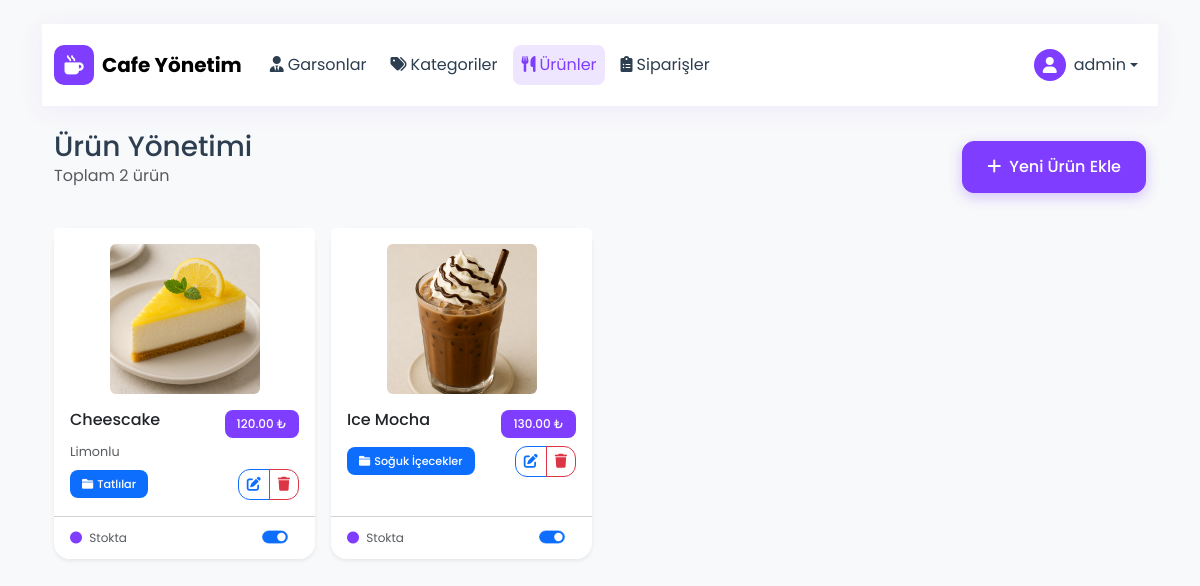
Screenshot of /yonetim/urunler/ (signed in) with the database file from the repository.
### cafe/models.py (models this page shows, shortened)
class Urun(models.Model):
    kategori = models.ForeignKey(Kategori, on_delete=models.CASCADE, related_name='urunler')
    isim = models.CharField(max_length=100)
    aciklama = models.TextField(blank=True)
    fiyat = models.DecimalField(max_digits=10, decimal_places=2)
    resim = models.ImageField(upload_to=urun_resim_yolu, null=True, blank=True)
    stokta = models.BooleanField(default=True)
    class Meta:
        verbose_name_plural = "Ürünler"

class Kategori(models.Model):
    isim = models.CharField(max_length=100)
    sira = models.IntegerField(default=0)
    class Meta:
        verbose_name_plural = "Kategoriler"
        ordering = ['sira']

### cafe/views.py (the view)
# urls.py: path('yonetim/urunler/', views.urun_listesi, name='urun_listesi'),
@login_required
@user_passes_test(is_admin)
def urun_listesi(request):
    urunler = Urun.objects.all().select_related('kategori')
    return render(request, 'cafe/admin/urun_listesi.html', {'urunler': urunler})

### cafe/views.py (called while the page is built)
def is_admin(user):
    return user.is_superuser

### cafe/templates/cafe/admin/urun_listesi.html (shortened to what this page needs)
{% extends 'cafe/base.html' %}
{% load static %}
{% block content %}
{% include 'cafe/admin/header.html' %}
<div class="container">
    <div class="row mb-4">
        <div class="col">
            <div class="d-sm-flex align-items-center justify-content-between">
                <div>
                    <h1 class="h3 mb-0">Ürün Yönetimi</h1>
                    <p class="text-muted">Toplam {{ urunler.count }} ürün</p>
                </div>
                <a href="{% url 'urun_ekle' %}" class="btn btn-success">
                    <i class="fas fa-plus me-2"></i>Yeni Ürün Ekle
                </a>
            </div>
        </div>
    </div>
    <div class="row g-3">
        {% for urun in urunler %}
        <div class="col-sm-6 col-lg-3">
            <div class="card h-100 border-0 shadow-sm">
                <div class="card-header bg-white border-0 pt-3">
                    <div class="position-relative" style="max-width: 150px; margin: 0 auto;">
                        {% if urun.resim %}
                        <div class="ratio ratio-1x1">
                            <img src="{{ urun.resim.url }}" class="card-img-top rounded" alt="{{ urun.isim }}" style="object-fit: cover;">
                        </div>
                        {% else %}
                        <div class="bg-light text-center rounded py-4">
                            <i class="fas fa-utensils fa-2x text-muted"></i>
                        </div>
                        {% endif %}
                    </div>
                </div>
                <div class="card-body pt-2 pb-3">
                    <div class="d-flex justify-content-between align-items-start mb-1">
                        <h6 class="card-title mb-0">{{ urun.isim }}</h6>
                        <span class="badge bg-success">{{ urun.fiyat }} ₺</span>
                    </div>
                    <p class="card-text text-muted small mb-2" style="font-size: 0.8rem;">{{ urun.aciklama|truncatechars:50 }}</p>
                    <div class="d-flex justify-content-between align-items-center">
                        <span class="badge bg-primary" style="font-size: 0.7rem;">
                            <i class="fas fa-folder me-1"></i>{{ urun.kategori.isim }}
                        </span>
                        <div class="btn-group btn-group-sm">
                            <a href="{% url 'urun_duzenle' urun.id %}" class="btn btn-sm btn-outline-primary">
                                <i class="fas fa-edit"></i>
                            </a>
                            <button class="btn btn-sm btn-outline-danger">
                                <i class="fas fa-trash"></i>
                            </button>
                        </div>
                    </div>
                </div>
                <div class="card-footer bg-transparent py-2">
                    <div class="d-flex justify-content-between align-items-center">
                        <small class="text-muted" style="font-size: 0.75rem;">
                            <i class="fas fa-circle {% if urun.stokta %}text-success{% else %}text-danger{% endif %} me-1"></i>
                            {{ urun.stokta|yesno:"Stokta,Tükendi" }}
                        </small>
                        <div class="form-check form-switch">
                            <input class="form-check-input" type="checkbox" {% if urun.stokta %}checked{% endif %} style="transform: scale(0.8);">
                        </div>
                    </div>
                </div>
            </div>
        </div>
        {% endfor %}
    </div>
</div>
{% endblock %}

### cafe/templates/cafe/base.html (shortened to what this page needs)
<!DOCTYPE html>
<html lang="tr">
<head>
    <link href="https://cdn.jsdelivr.net/npm/bootstrap@5.3.0/dist/css/bootstrap.min.css" rel="stylesheet">
    <link href="https://cdnjs.cloudflare.com/ajax/libs/font-awesome/6.0.0/css/all.min.css" rel="stylesheet">
</head>
<body>
    <div class="container py-4">
        {% block content %}{% endblock %}
    </div>
</body>
</html>

### cafe/templates/cafe/admin/header.html (shortened to what this page needs)
{% load static %}
<nav class="navbar navbar-expand-lg navbar-custom mb-4">
    <div class="container">
        <a class="navbar-brand d-flex align-items-center" href="{% url 'admin_panel' %}">
            <div class="brand-icon me-2">
                <i class="fas fa-mug-hot"></i>
            </div>
            <span class="fw-bold">Cafe Yönetim</span>
        </a>
        <div class="collapse navbar-collapse" id="adminNav">
            <ul class="navbar-nav me-auto">
                <li class="nav-item px-1">
                    <a class="nav-link {% if request.resolver_match.url_name == 'garson_listesi' %}active{% endif %}"
                       href="{% url 'garson_listesi' %}">
                        <i class="fas fa-user-tie me-1"></i>Garsonlar
                    </a>
                </li>
                <li class="nav-item px-1">
                    <a class="nav-link {% if request.resolver_match.url_name == 'kategori_listesi' %}active{% endif %}"
                       href="{% url 'kategori_listesi' %}">
                        <i class="fas fa-tags me-1"></i>Kategoriler
                    </a>
                </li>
                <li class="nav-item px-1">
                    <a class="nav-link {% if request.resolver_match.url_name == 'urun_listesi' %}active{% endif %}"
                       href="{% url 'urun_listesi' %}">
                        <i class="fas fa-utensils me-1"></i>Ürünler
                    </a>
                </li>
                <li class="nav-item px-1">
                    <a class="nav-link {% if request.resolver_match.url_name == 'siparisler' %}active{% endif %}"
                       href="{% url 'siparisler' %}">
                        <i class="fas fa-clipboard-list me-1"></i>Siparişler
                    </a>
                </li>
            </ul>
            <div class="navbar-nav">
                <div class="nav-item dropdown">
                    <a class="nav-link dropdown-toggle d-flex align-items-center" href="#" id="userDropdown" role="button" data-bs-toggle="dropdown">
                        <div class="user-icon me-2">
                            <i class="fas fa-user"></i>
                        </div>
                        <span>{{ request.user.username }}</span>
                    </a>
                </div>
            </div>
        </div>
    </div>
</nav>

### cafe/templates/cafe/base.html (style rules this page uses)
:root { --primary: #7F3DFF; --primary-dark: #6423FF; --primary-light: #EEE5FF; --secondary: #00A86B; --dark: #2C3E50; --light: #F8F9FA; --gray: #808191; --success: #00A86B; --danger: #FD3D57; }
body { font-family: 'Poppins', sans-serif; background: var(--light); min-height: 100vh; color: var(--dark); }
.btn-success { background: var(--primary); border-color: var(--primary); box-shadow: 0 4px 14px rgba(127, 61, 255, 0.3); }
.text-success { color: var(--primary) !important; }
.bg-success { background: var(--primary) !important; }
.card { border: none; border-radius: 16px; background: rgba(255, 255, 255, 0.9); backdrop-filter: blur(10px); box-shadow: 0 8px 24px rgba(127, 61, 255, 0.08); transition: all 0.3s ease; }
.badge { padding: 0.5rem 1rem; border-radius: 8px; font-weight: 500; }
.btn { border-radius: 12px; padding: 0.8rem 1.5rem; font-weight: 500; transition: all 0.3s ease; position: relative; overflow: hidden; }
.btn:after { content: ''; position: absolute; top: 50%; left: 50%; width: 5px; height: 5px; background: rgba(255, 255, 255, .5); opacity: 0; border-radius: 100%; transform: scale(1, 1) translate(-50%); transform-origin: 50% 50%; }
.navbar-custom { background: rgba(255, 255, 255, 0.95); backdrop-filter: blur(20px); box-shadow: 0 4px 24px rgba(127, 61, 255, 0.08); }

### cafe/templates/cafe/admin/urun_listesi.html (style rules this page uses)
.card { transition: transform 0.2s ease-in-out; }
.btn-group .btn { padding: 0.25rem 0.5rem; }
.badge { padding: 0.5rem 0.75rem; }

### cafe/templates/cafe/admin/header.html (style rules this page uses)
.navbar-custom { padding: 1rem 0; }
.navbar-custom .nav-link { color: var(--dark); padding: 0.5rem 1rem; border-radius: 8px; transition: all 0.3s ease; }
.navbar-custom .nav-link:hover, .navbar-custom .nav-link.active { color: var(--primary); background: var(--primary-light); }
.brand-icon { width: 40px; height: 40px; display: flex; align-items: center; justify-content: center; background: var(--primary); color: white; border-radius: 10px; font-size: 1.2rem; }
.user-icon { width: 32px; height: 32px; display: flex; align-items: center; justify-content: center; background: var(--primary); color: white; border-radius: 50%; font-size: 1rem; }

### rows the page displays
Urun: resim (picture), isim "Cheescake", fiyat "120.00", aciklama "Limonlu", kategori.isim "Tatlılar", stokta "Stokta", stokta "☑"
Urun: resim (picture), isim "Ice Mocha", fiyat "130.00", kategori.isim "Soğuk İçecekler", stokta "Stokta", stokta "☑"

### other values shown
{{ request.user.username }} "admin"
{{ urunler.count }} "2"
